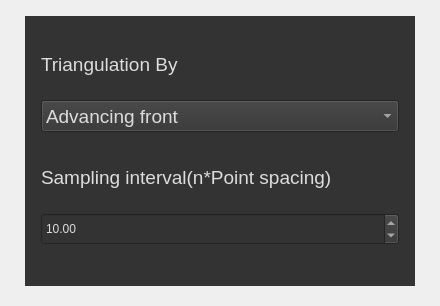
<?xml version="1.0" encoding="UTF-8"?>
<ui version="4.0">
 <class>TriangleDialog</class>
 <widget class="QWidget" name="TriangleDialog">
  <property name="geometry">
   <rect>
    <x>0</x>
    <y>0</y>
    <width>440</width>
    <height>306</height>
   </rect>
  </property>
  <property name="sizePolicy">
   <sizepolicy hsizetype="Maximum" vsizetype="Maximum">
    <horstretch>0</horstretch>
    <verstretch>0</verstretch>
   </sizepolicy>
  </property>
  <property name="minimumSize">
   <size>
    <width>440</width>
    <height>0</height>
   </size>
  </property>
  <property name="maximumSize">
   <size>
    <width>440</width>
    <height>16777215</height>
   </size>
  </property>
  <property name="windowTitle">
   <string>Connected Components</string>
  </property>
  <layout class="QVBoxLayout" name="verticalLayout_2">
   <property name="spacing">
    <number>8</number>
   </property>
   <property name="leftMargin">
    <number>25</number>
   </property>
   <property name="topMargin">
    <number>16</number>
   </property>
   <property name="rightMargin">
    <number>25</number>
   </property>
   <property name="bottomMargin">
    <number>20</number>
   </property>
   <item>
    <widget class="QWidget" name="widget" native="true">
     <property name="styleSheet">
      <string notr="true">background-color: rgb(51, 51, 51);
color: rgb(221, 221, 221);</string>
     </property>
     <layout class="QHBoxLayout" name="horizontalLayout">
      <property name="spacing">
       <number>0</number>
      </property>
      <property name="leftMargin">
       <number>0</number>
      </property>
      <property name="topMargin">
       <number>0</number>
      </property>
      <property name="rightMargin">
       <number>0</number>
      </property>
      <property name="bottomMargin">
       <number>0</number>
      </property>
      <item>
       <layout class="QVBoxLayout" name="verticalLayout">
        <property name="spacing">
         <number>0</number>
        </property>
        <property name="leftMargin">
         <number>16</number>
        </property>
        <property name="topMargin">
         <number>12</number>
        </property>
        <property name="rightMargin">
         <number>16</number>
        </property>
        <property name="bottomMargin">
         <number>20</number>
        </property>
        <item>
         <widget class="QLabel" name="label">
          <property name="minimumSize">
           <size>
            <width>0</width>
            <height>32</height>
           </size>
          </property>
          <property name="maximumSize">
           <size>
            <width>16777215</width>
            <height>32</height>
           </size>
          </property>
          <property name="font">
           <font>
            <pointsize>14</pointsize>
           </font>
          </property>
          <property name="styleSheet">
           <string notr="true">background-color: transparent;</string>
          </property>
          <property name="text">
           <string>Triangulation By</string>
          </property>
         </widget>
        </item>
        <item>
         <widget class="QComboBox" name="comboBox">
          <property name="minimumSize">
           <size>
            <width>358</width>
            <height>32</height>
           </size>
          </property>
          <property name="maximumSize">
           <size>
            <width>358</width>
            <height>32</height>
           </size>
          </property>
          <property name="font">
           <font>
            <pointsize>14</pointsize>
           </font>
          </property>
          <item>
           <property name="text">
            <string>Advancing front</string>
           </property>
          </item>
          <item>
           <property name="text">
            <string>Scale-space</string>
           </property>
          </item>
         </widget>
        </item>
        <item>
         <spacer name="verticalSpacer">
          <property name="orientation">
           <enum>Qt::Vertical</enum>
          </property>
          <property name="sizeType">
           <enum>QSizePolicy::Fixed</enum>
          </property>
          <property name="sizeHint" stdset="0">
           <size>
            <width>20</width>
            <height>9</height>
           </size>
          </property>
         </spacer>
        </item>
        <item>
         <widget class="QLabel" name="label_2">
          <property name="minimumSize">
           <size>
            <width>0</width>
            <height>32</height>
           </size>
          </property>
          <property name="maximumSize">
           <size>
            <width>16777215</width>
            <height>32</height>
           </size>
          </property>
          <property name="font">
           <font>
            <pointsize>14</pointsize>
           </font>
          </property>
          <property name="styleSheet">
           <string notr="true">background-color: transparent;</string>
          </property>
          <property name="text">
           <string>Sampling interval(n*Point spacing)</string>
          </property>
         </widget>
        </item>
        <item>
         <widget class="QDoubleSpinBox" name="doubleSpinBox">
          <property name="minimumSize">
           <size>
            <width>358</width>
            <height>32</height>
           </size>
          </property>
          <property name="maximumSize">
           <size>
            <width>358</width>
            <height>32</height>
           </size>
          </property>
          <property name="minimum">
           <double>1.000000000000000</double>
          </property>
          <property name="maximum">
           <double>100.000000000000000</double>
          </property>
          <property name="value">
           <double>10.000000000000000</double>
          </property>
         </widget>
        </item>
       </layout>
      </item>
     </layout>
    </widget>
   </item>
  </layout>
 </widget>
 <resources/>
 <connections/>
</ui>
